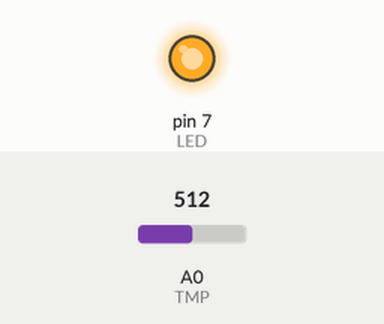
Recording of a sketch running on a simulated Arduino Uno, built with avr-gcc and run on an emulated ATmega328P. Shown: output pins drawn as LEDs (lit = HIGH). The test bench sets the inputs (shaded band); at power-on: A0 (TMP) = 512.

Above: at 1.2 s.
1.3 s: A0 (TMP) set to 168
2.8 s: A0 (TMP) set to 138
At 3.2 s:
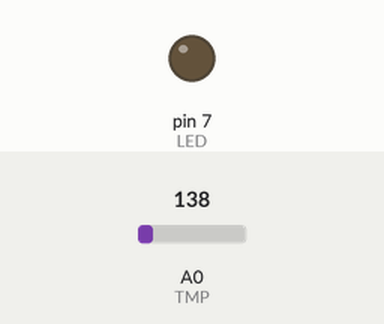
4.3 s: A0 (TMP) set to 306
At 5.4 s:
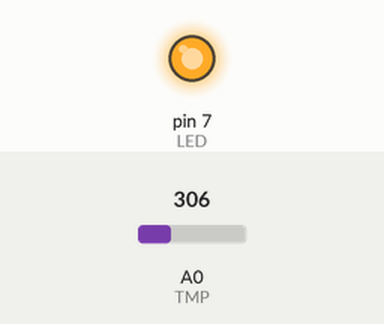
5.8 s: A0 (TMP) set to 122
At 6.4 s:
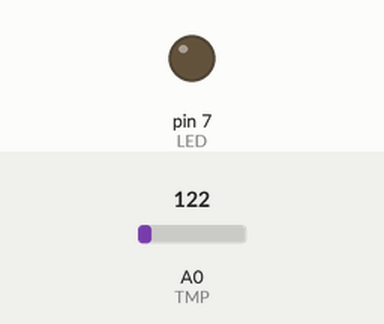
Timing chart, 0 to 8.3 s (numbered marks = the images above; inputs shaded):
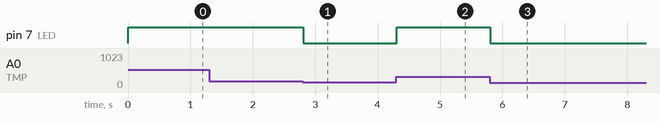

Measured:
- the behaviour switches between 154 and 153 on A0 (TMP) (found by bisection; images 0 and 1)
- after the input at 1.3 s, every drawn part: stays the same
- after the input at 2.8 s, pin 7 (LED): HIGH → LOW at once
- after the input at 4.3 s, pin 7 (LED): LOW → HIGH at once
- after the input at 5.8 s, pin 7 (LED): HIGH → LOW at once

The sketch:

neat_lahdi_turing1.ino
```cpp
int LED = 7;
int TMP = 0;
float temperatura = 0;

void setup()
{
 	pinMode(LED, OUTPUT);
}

void loop()
{
	temperatura = map(analogRead(TMP),0,1023,-50,450);


	if (temperatura>= 25)
	{
  		digitalWrite(LED,HIGH);
	}

	else
	{
  		digitalWrite(LED,LOW);
	}

  	delay (10);

}
```
